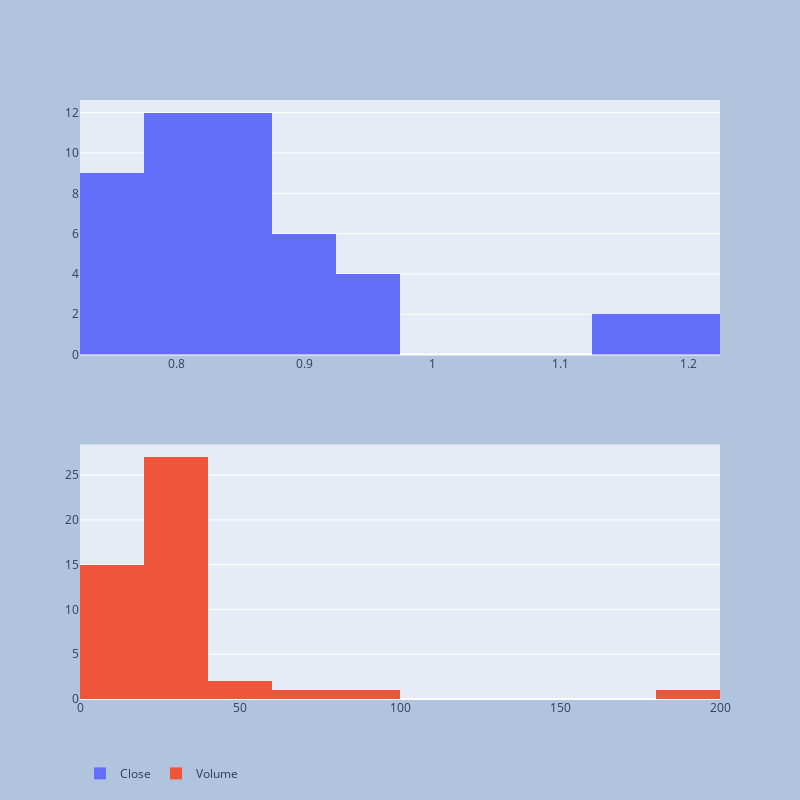

The notebook cell this image was saved under:
### Code cell
colsToDist_4=[ 'Close','Volume' ]
print(colsToDist_4)
fig=plot_mutiple_histrogram(df,colsToDist_4,len(colsToDist_4))
pio.write_image(fig, f"{report_path}\\{symbol}_PriceVol.png")
fig

### Figure 1 — Plotly figure (JSON) as saved in the notebook; plotly's stock layout.template omitted (floating-point values rounded to 4 significant figures)
{"data": [{"name": "Close", "type": "histogram", "x": [0.75, 0.78, 0.75, 0.74, 0.76, 0.74, 0.75, 0.76, 0.78, 0.77, 0.76, 0.8, 0.84, 0.85, 0.83, 0.83, 0.81, 0.83, 0.81, 0.79, 0.78, 0.78, 0.79, 0.79, 0.8, 0.85, 0.86, 0.84, 0.81, 0.83, 0.83, 0.9, 0.89, 0.92, 0.94, 0.9, 0.94, 0.93, 0.91, 0.9, 0.87, 0.87, 0.95, 1.17, 1.18, 1.13, 1.2], "xaxis": "x", "yaxis": "y"}, {"name": "Volume", "type": "histogram", "x": [37.54, 43.36, 20.81, 19.93, 38.0, 38.27, 25.83, 22.25, 30.9, 10.69, 13.81, 26.65, 30.93, 28.12, 22.95, 16.29, 7.397, 7.263, 17.99, 16.45, 7.842, 33.27, 23.24, 9.857, 8.664, 18.48, 33.64, 25.44, 24.95, 25.18, 11.02, 23.16, 29.85, 34.24, 36.26, 32.86, 25.71, 24.5, 18.43, 20.37, 17.55, 38.74, 67.75, 182.9, 87.35, 55.86, 26.82], "xaxis": "x2", "yaxis": "y2"}], "layout": {"autosize": true, "height": 800, "legend": {"orientation": "h"}, "paper_bgcolor": "LightSteelBlue", "width": 800, "xaxis": {"anchor": "y", "autorange": true, "domain": [0, 1], "range": [0.725, 1.225], "type": "linear"}, "xaxis2": {"anchor": "y2", "autorange": true, "domain": [0, 1], "range": [0, 200], "type": "linear"}, "yaxis": {"anchor": "x", "autorange": true, "domain": [0.575, 1], "range": [0, 12.63]}, "yaxis2": {"anchor": "x2", "autorange": true, "domain": [0, 0.425], "range": [0, 28.42]}}}
